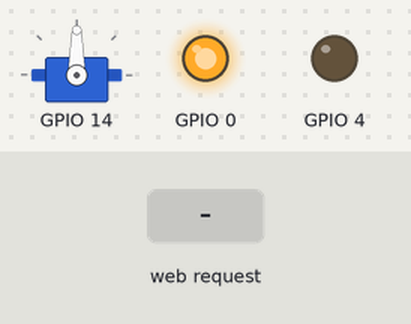
Bench run of a sketch on a simulated ESP8266 (NodeMCU). Parts: servo, output pins drawn as LEDs (lit = HIGH). The inputs (shaded band) are chosen by the test bench. WiFi joins after 1.5 s; servers stay silent unless stated; what the sketch prints to the serial monitor is not drawn.

Above: at 5.3 s.
5.4 s: HTTP request GET /Left received
At 6.7 s:
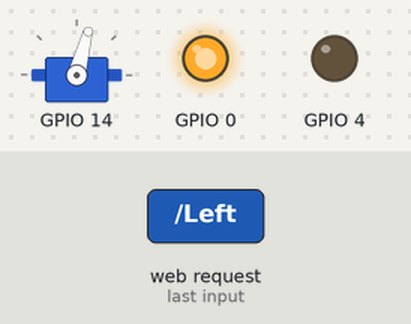
7.0 s: HTTP request GET /Right received
At 8.2 s:
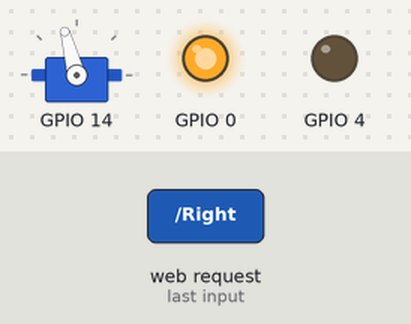
8.6 s: HTTP request GET /Move received
At 9.5 s:
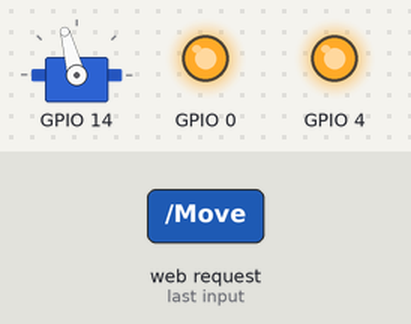
10.2 s: HTTP request GET /Center received
At 10.8 s:
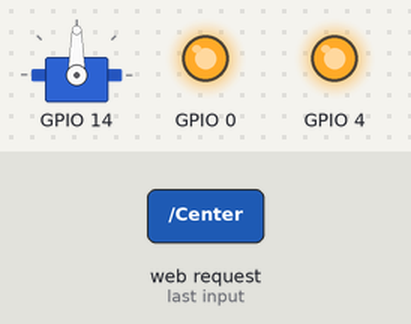
11.8 s: HTTP request GET /Left received
At 13.3 s:
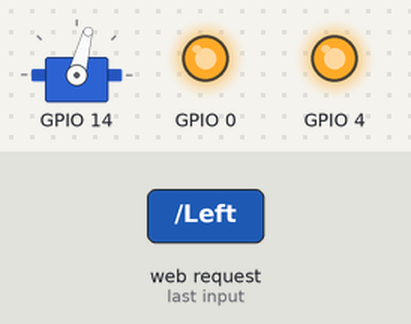
Timing chart, 0 to 14.4 s (numbered marks = the images above; inputs shaded):
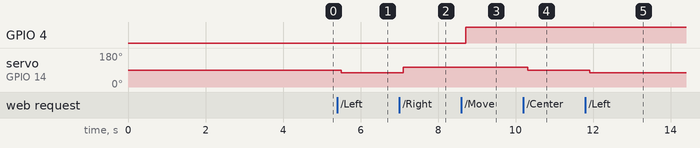

Measured:
- after the input at 5.4 s, servo on GPIO 14: 90° → 75° after 0.11 s
- after the input at 7.0 s, servo on GPIO 14: 75° → 105° after 0.11 s
- after the input at 8.6 s, GPIO 4: LOW → HIGH after 0.11 s
- after the input at 10.2 s, servo on GPIO 14: 105° → 90° after 0.11 s
- after the input at 11.8 s, servo on GPIO 14: 90° → 75° after 0.12 s

The sketch:

Main.ino
```cpp
#include "Radio.hpp"
#include "Control.hpp"

Radio serv;
Control ctrl;
String str;

void setup(){
  Serial.begin(9600);
  delay(100);
  ctrl.setMotorPin(4);
  ctrl.setServoPin(14);
  serv.wakeup("taiyoooo", "mofumofu",5);
  delay(2500);
}

void loop(){
  str = serv.fetchOrder();
  move(str);
  delay(200);
}

void move(String req){
  if(str.indexOf("Left")   != -1) { ctrl.rotateAngle(75); }
  if(str.indexOf("Center") != -1) { ctrl.rotateAngle(90); }
  if(str.indexOf("Right")  != -1) { ctrl.rotateAngle(105);}
  if(str.indexOf("Move")   != -1) { ctrl.move();          }
  if(str.indexOf("Stop")   != -1) { ctrl.stop();          }
}
```

Control.hpp
```cpp
#include <Servo.h>

class ServoIO{
  Servo servo;
  public:
    void rotateAngle(const int angle){
      servo.write(angle);
    }
    void setServoPin(const int pin){
      servo.attach(pin);
      servo.write(90);
    }
};

class MotorIO{
  int motorPin;
  void setMotorState(const int fstState){
    digitalWrite(motorPin,  fstState);
  }
  public:
    void stop(){setMotorState(LOW);}
    void move(){setMotorState(HIGH);}
    void setMotorPin(const int pinNum){
      motorPin = pinNum;
      pinMode(motorPin, OUTPUT);
    }
};

class Control: public ServoIO, public MotorIO {};
```

Radio.hpp
```cpp
#include <ESP8266WiFi.h>

WiFiServer server(80);
WiFiClient client;

class Radio {
  int led;

  public:
    void wakeup(const char* ssid, const char* password, const int pin) {
      pinMode(led, OUTPUT);
      Serial.println();
      Serial.print("Connecting to ");
      Serial.print(ssid);
      WiFi.begin(ssid, password);
      digitalWrite(led, LOW);
      while (WiFi.status() != WL_CONNECTED) {
        delay(500);
        Serial.print(".");
      }
      Serial.println("");
      server.begin();
      digitalWrite(led, HIGH);
      Serial.println("Server started");
      Serial.println(WiFi.localIP());
    }

    String fetchOrder(){
      client = server.available();
      String req = "Nop";
      while(client){
        if(client.available()){
          req = client.readStringUntil('\n');
          Serial.println(req);
          delay(1);
          client.println("<html><head><style>body{margin:50px;font-size:20px;font-weight:lighter;}a{color:#444;text-decoration:none;}ul{display:flex;justify-content:center;}li{border:solid 1px #222;border-radius:10px;margin:5px;padding:20px;list-style:none;width:70px;text-align:center;}</style></head><body><ul><li><a href=\"/Move/Right\">LeftF</a></li><li><a href=\"/Move/Right\">Forward</a></li><li><a href=\"/Move/Right\">RightF</a></li></ul><ul><li><a href=\"/Left\">Left</a></li><li><a href=\"/Stop\">Stop</a></li><li><a href=\"/Right\">Right</a></li></ul></body></html>");
          client.stop();
        }
      }
      return req;
    }
};
```
